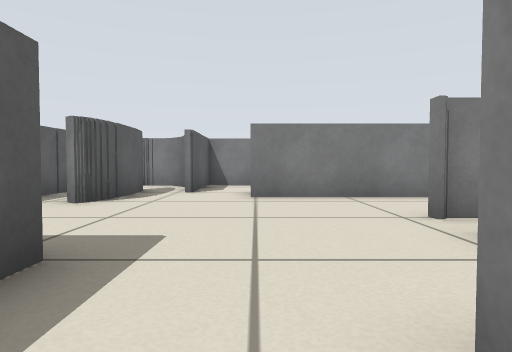
[1] (above)

16 first-person views from a walk through a robot-simulator world made for Stage. The camera is 0.36 m above the floor, tilts 2° down and sees 75° across. The lines on the ground mark 1 m squares. The floor is counted in squares, 0.5 m on a side. Each view is taken from the middle of a square. On the plan, view 1 faces up. The plan holds only what a view shows up to about 10 squares ahead; the rest is blank. Robots are left out.

[2]
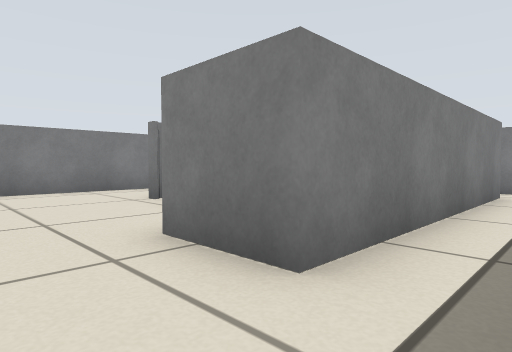

[3]
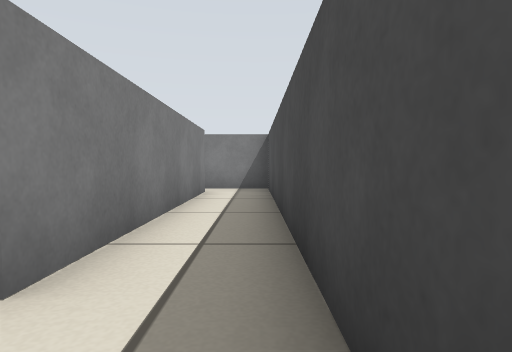

[4]
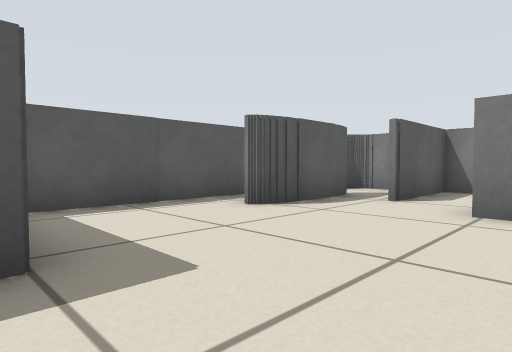

[5]
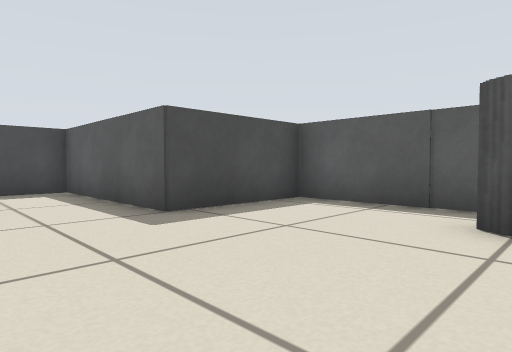

[6]
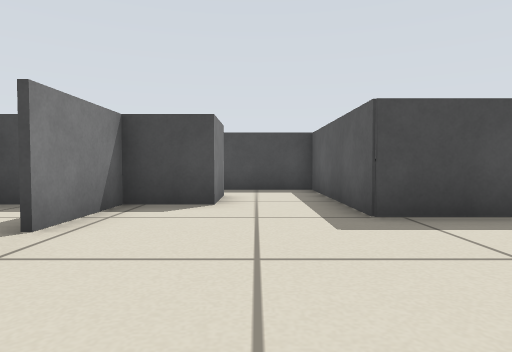

[7]
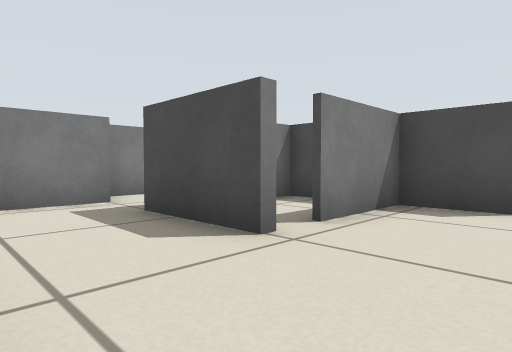

[8]
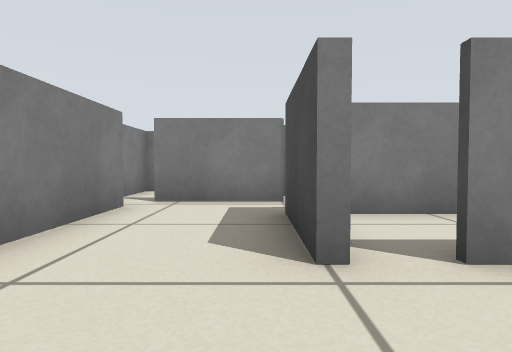

[9]
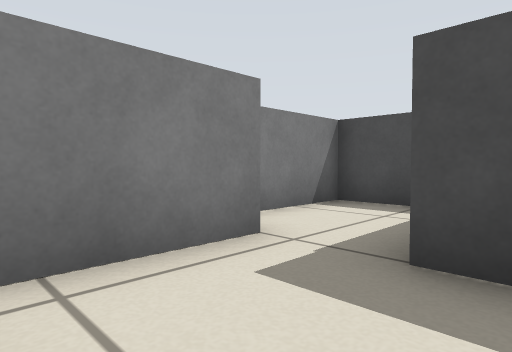

[10]
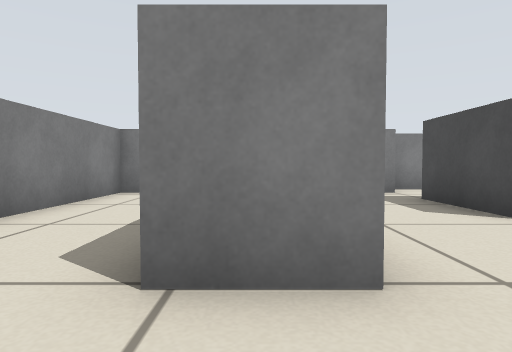

[11]
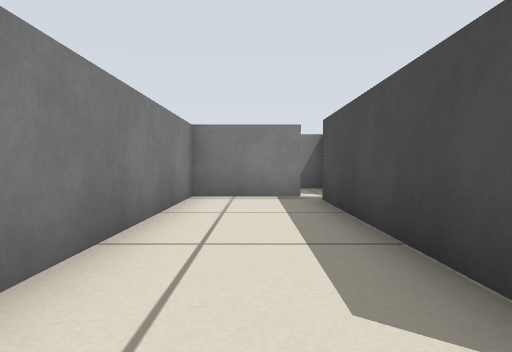

[12]
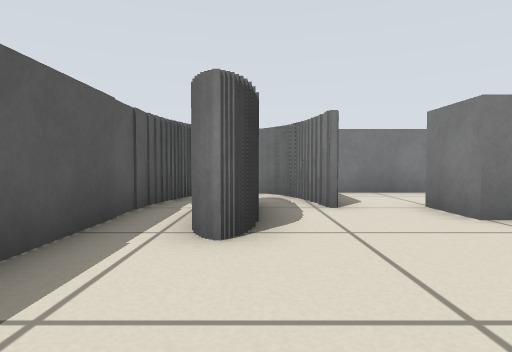

[13]
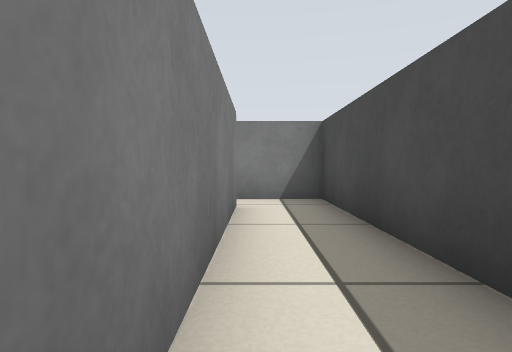

[14]
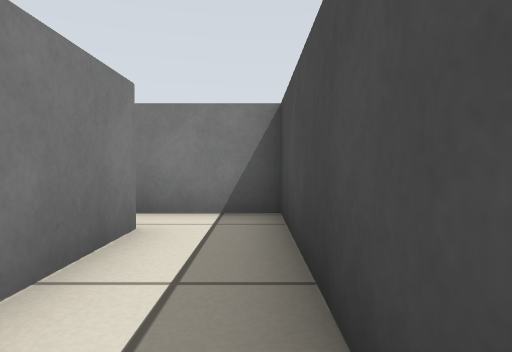

[15]
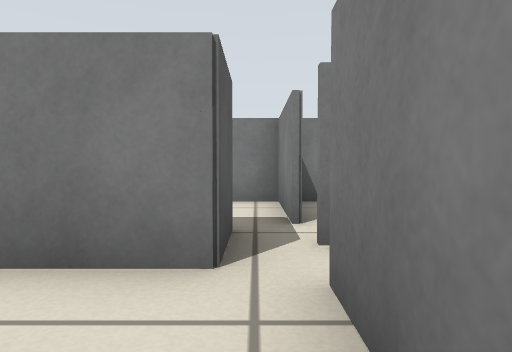

[16]
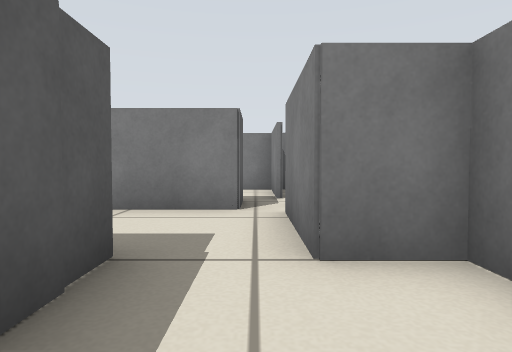

### Floor plan
Points are (right, up) in squares from view 1. A wall is a line through its corners. A room is listed if a view was taken in it or the views show most of it. See-through windows are left out.
Room 1 (views 1, 2, 3, 4, 5, 6, 7, 8, 9, 10, 12, 13, 14)
walls: (2.2, 4.6) (4.9, 4.6); (5.7, 7.3) (-0.1, 7.3); (-4.9, 6.4) (-4.9, 2.5) (-1.6, 2.5) (-1.6, -2.4) (8.9, -2.4) (8.9, -0.1); (-3, 9.1) (-3, 6.2) (-3.6, 6.2); (7.8, -0.7) (0.7, -0.7) (0.7, 1.1) (2.4, 1.1) (2.4, 3.5)
ways out: opening at (-1, 8) to room 2; opening at (6, 6) to room 3; opening at (3, 4) to room 4; opening at (-4, 6) to room 5
Room 2 (view 11)
walls: (0.6, 8.7) (5.7, 8.7); (-0.1, 7.3) (-0.1, 8.8); (6.4, 9) (6.4, 11.4) (-1.6, 11.4) (-1.6, 8.4)
ways out: opening at (-1, 8) to room 1
Room 3 (views 15, 16)
walls: (4.9, 4.6) (4.9, 3.2); (6.1, 1.1) (7.6, 1.1) (7.6, 4.5) (6.4, 4.5) (6.4, 7)
ways out: opening at (6, 6) to room 1
Room 4 (no view inside)
walls: (3, 4.5) (2.2, 4.5); (4.1, 1.1) (4.8, 1.1) (4.8, 3.8)
ways out: opening at (3, 4) to room 1
Room 5 (no view inside)
walls: (-4.9, 9.8) (-4.9, 6.4); (-4.6, 10.4) (-4.6, 9.6); (-2.1, 9.8) (-2.1, 10.4); (-1.8, 8.4) (-1.8, 9.9); (-3, 11.4) (-3.9, 11.4)
ways out: opening at (-4, 6) to room 1

Where each view was taken, in squares from view 1:
view 1: 0 up, 0 right, facing up
view 2: 2 down, 1 left, facing up-right
view 3: 2 down, 1 left, facing right
view 4: 2 up, 1 right, facing up-left
view 5: 7 up, 1 right, facing down-left
view 6: 7 up, 0 right, facing down
view 7: 7 up, 0 right, facing down-right
view 8: 5 up, 0 right, facing right
view 9: 7 up, 4 right, facing down-right
view 10: 8 up, 2 left, facing right
view 11: 10 up, 1 left, facing right
view 12: 3 up, 3 left, facing up
view 13: 1 down, 2 right, facing right
view 14: 2 down, 4 right, facing right
view 15: 5 up, 6 right, facing up
view 16: 2 up, 6 right, facing up
